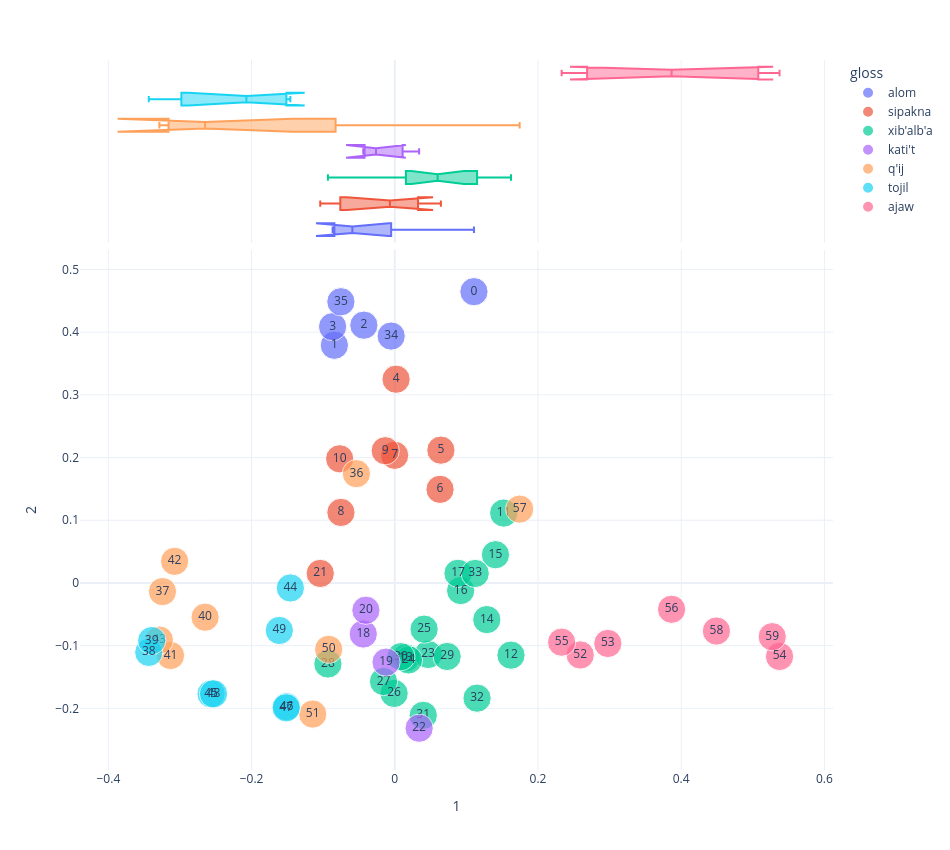

The code cell stored with this chart in its notebook:
### Code cell
plot_pca(1,2)

### Figure 1 — Plotly figure (JSON) as saved in the notebook; plotly's stock layout.template omitted (floating-point values rounded to 4 significant figures)
{"data": [{"hovertemplate": "gloss=alom<br>1=%{x}<br>2=%{y}<br>size=%{marker.size}<br>chunk_num=%{text}<extra></extra>", "legendgroup": "alom", "marker": {"color": "#636efa", "size": [1, 1, 1, 1, 1, 1], "sizemode": "area", "sizeref": 0.0025, "symbol": "circle"}, "mode": "markers+text", "name": "alom", "orientation": "v", "showlegend": true, "text": [0.0, 1.0, 2.0, 3.0, 34.0, 35.0], "type": "scatter", "x": [0.1106, -0.08435, -0.04316, -0.08681, -0.005042, -0.07525], "xaxis": "x", "y": [0.4646, 0.3791, 0.4111, 0.4087, 0.3938, 0.4485], "yaxis": "y"}, {"alignmentgroup": "True", "hovertemplate": "gloss=alom<br>1=%{x}<extra></extra>", "legendgroup": "alom", "marker": {"color": "#636efa", "symbol": "circle"}, "name": "alom", "notched": true, "offsetgroup": "alom", "showlegend": false, "type": "box", "x": [0.1106, -0.08435, -0.04316, -0.08681, -0.005042, -0.07525], "xaxis": "x2", "yaxis": "y2"}, {"hovertemplate": "gloss=sipakna<br>1=%{x}<br>2=%{y}<br>size=%{marker.size}<br>chunk_num=%{text}<extra></extra>", "legendgroup": "sipakna", "marker": {"color": "#EF553B", "size": [1, 1, 1, 1, 1, 1, 1, 1], "sizemode": "area", "sizeref": 0.0025, "symbol": "circle"}, "mode": "markers+text", "name": "sipakna", "orientation": "v", "showlegend": true, "text": [4.0, 5.0, 6.0, 7.0, 8.0, 9.0, 10.0, 21.0], "type": "scatter", "x": [0.00181, 0.06438, 0.06321, -0.0001852, -0.0752, -0.01335, -0.07695, -0.1041], "xaxis": "x", "y": [0.325, 0.2118, 0.1493, 0.2036, 0.1125, 0.2109, 0.198, 0.01519], "yaxis": "y"}, {"alignmentgroup": "True", "hovertemplate": "gloss=sipakna<br>1=%{x}<extra></extra>", "legendgroup": "sipakna", "marker": {"color": "#EF553B", "symbol": "circle"}, "name": "sipakna", "notched": true, "offsetgroup": "sipakna", "showlegend": false, "type": "box", "x": [0.00181, 0.06438, 0.06321, -0.0001852, -0.0752, -0.01335, -0.07695, -0.1041], "xaxis": "x2", "yaxis": "y2"}, {"hovertemplate": "gloss=xib'alb'a<br>1=%{x}<br>2=%{y}<br>size=%{marker.size}<br>chunk_num=%{text}<extra></extra>", "legendgroup": "xib'alb'a", "marker": {"color": "#00cc96", "size": [1, 1, 1, 1, 1, 1, 1, 1, 1, 1, 1, 1, 1, 1, 1, 1, 1, 1], "sizemode": "area", "sizeref": 0.0025, "symbol": "circle"}, "mode": "markers+text", "name": "xib'alb'a", "orientation": "v", "showlegend": true, "text": [11.0, 12.0, 13.0, 14.0, 15.0, 16.0, 17.0, 23.0, 24.0, 25.0, 26.0, 27.0, 28.0, 29.0, 30.0, 31.0, 32.0, 33.0], "type": "scatter", "x": [0.1521, 0.1623, 0.01557, 0.1285, 0.1406, 0.09199, 0.08829, 0.04658, 0.01912, 0.04095, -0.000913, -0.01572, -0.09337, 0.07313, 0.008597, 0.03975, 0.1149, 0.1123], "xaxis": "x", "y": [0.1115, -0.1151, -0.1196, -0.05847, 0.04503, -0.01215, 0.01537, -0.1141, -0.1227, -0.07368, -0.1762, -0.1572, -0.1292, -0.1173, -0.1176, -0.2112, -0.1838, 0.01517], "yaxis": "y"}, {"alignmentgroup": "True", "hovertemplate": "gloss=xib'alb'a<br>1=%{x}<extra></extra>", "legendgroup": "xib'alb'a", "marker": {"color": "#00cc96", "symbol": "circle"}, "name": "xib'alb'a", "notched": true, "offsetgroup": "xib'alb'a", "showlegend": false, "type": "box", "x": [0.1521, 0.1623, 0.01557, 0.1285, 0.1406, 0.09199, 0.08829, 0.04658, 0.01912, 0.04095, -0.000913, -0.01572, -0.09337, 0.07313, 0.008597, 0.03975, 0.1149, 0.1123], "xaxis": "x2", "yaxis": "y2"}, {"hovertemplate": "gloss=kati't<br>1=%{x}<br>2=%{y}<br>size=%{marker.size}<br>chunk_num=%{text}<extra></extra>", "legendgroup": "kati't", "marker": {"color": "#ab63fa", "size": [1, 1, 1, 1], "sizemode": "area", "sizeref": 0.0025, "symbol": "circle"}, "mode": "markers+text", "name": "kati't", "orientation": "v", "showlegend": true, "text": [18.0, 19.0, 20.0, 22.0], "type": "scatter", "x": [-0.04402, -0.01217, -0.04034, 0.03402], "xaxis": "x", "y": [-0.08141, -0.1263, -0.04357, -0.2316], "yaxis": "y"}, {"alignmentgroup": "True", "hovertemplate": "gloss=kati't<br>1=%{x}<extra></extra>", "legendgroup": "kati't", "marker": {"color": "#ab63fa", "symbol": "circle"}, "name": "kati't", "notched": true, "offsetgroup": "kati't", "showlegend": false, "type": "box", "x": [-0.04402, -0.01217, -0.04034, 0.03402], "xaxis": "x2", "yaxis": "y2"}, {"hovertemplate": "gloss=q'ij<br>1=%{x}<br>2=%{y}<br>size=%{marker.size}<br>chunk_num=%{text}<extra></extra>", "legendgroup": "q'ij", "marker": {"color": "#FFA15A", "size": [1, 1, 1, 1, 1, 1, 1, 1, 1], "sizemode": "area", "sizeref": 0.0025, "symbol": "circle"}, "mode": "markers+text", "name": "q'ij", "orientation": "v", "showlegend": true, "text": [36.0, 37.0, 40.0, 41.0, 42.0, 43.0, 50.0, 51.0, 57.0], "type": "scatter", "x": [-0.05359, -0.3244, -0.2649, -0.3132, -0.3075, -0.3288, -0.09235, -0.1146, 0.1744], "xaxis": "x", "y": [0.1743, -0.01379, -0.05463, -0.1157, 0.03447, -0.09109, -0.1058, -0.2091, 0.1178], "yaxis": "y"}, {"alignmentgroup": "True", "hovertemplate": "gloss=q'ij<br>1=%{x}<extra></extra>", "legendgroup": "q'ij", "marker": {"color": "#FFA15A", "symbol": "circle"}, "name": "q'ij", "notched": true, "offsetgroup": "q'ij", "showlegend": false, "type": "box", "x": [-0.05359, -0.3244, -0.2649, -0.3132, -0.3075, -0.3288, -0.09235, -0.1146, 0.1744], "xaxis": "x2", "yaxis": "y2"}, {"hovertemplate": "gloss=tojil<br>1=%{x}<br>2=%{y}<br>size=%{marker.size}<br>chunk_num=%{text}<extra></extra>", "legendgroup": "tojil", "marker": {"color": "#19d3f3", "size": [1, 1, 1, 1, 1, 1, 1, 1], "sizemode": "area", "sizeref": 0.0025, "symbol": "circle"}, "mode": "markers+text", "name": "tojil", "orientation": "v", "showlegend": true, "text": [38.0, 39.0, 44.0, 45.0, 46.0, 47.0, 48.0, 49.0], "type": "scatter", "x": [-0.3435, -0.3395, -0.1458, -0.2566, -0.1511, -0.1516, -0.2531, -0.1613], "xaxis": "x", "y": [-0.1108, -0.09189, -0.007996, -0.177, -0.1973, -0.1992, -0.1768, -0.07578], "yaxis": "y"}, {"alignmentgroup": "True", "hovertemplate": "gloss=tojil<br>1=%{x}<extra></extra>", "legendgroup": "tojil", "marker": {"color": "#19d3f3", "symbol": "circle"}, "name": "tojil", "notched": true, "offsetgroup": "tojil", "showlegend": false, "type": "box", "x": [-0.3435, -0.3395, -0.1458, -0.2566, -0.1511, -0.1516, -0.2531, -0.1613], "xaxis": "x2", "yaxis": "y2"}, {"hovertemplate": "gloss=ajaw<br>1=%{x}<br>2=%{y}<br>size=%{marker.size}<br>chunk_num=%{text}<extra></extra>", "legendgroup": "ajaw", "marker": {"color": "#FF6692", "size": [1, 1, 1, 1, 1, 1, 1], "sizemode": "area", "sizeref": 0.0025, "symbol": "circle"}, "mode": "markers+text", "name": "ajaw", "orientation": "v", "showlegend": true, "text": [52.0, 53.0, 54.0, 55.0, 56.0, 58.0, 59.0], "type": "scatter", "x": [0.259, 0.2975, 0.5373, 0.233, 0.3866, 0.4492, 0.5271], "xaxis": "x", "y": [-0.1148, -0.09651, -0.1173, -0.09449, -0.04202, -0.07668, -0.08573], "yaxis": "y"}, {"alignmentgroup": "True", "hovertemplate": "gloss=ajaw<br>1=%{x}<extra></extra>", "legendgroup": "ajaw", "marker": {"color": "#FF6692", "symbol": "circle"}, "name": "ajaw", "notched": true, "offsetgroup": "ajaw", "showlegend": false, "type": "box", "x": [0.259, 0.2975, 0.5373, 0.233, 0.3866, 0.4492, 0.5271], "xaxis": "x2", "yaxis": "y2"}], "layout": {"height": 850, "legend": {"itemsizing": "constant", "title": {"text": "gloss"}, "tracegroupgap": 0}, "margin": {"t": 60}, "width": 950, "xaxis": {"anchor": "y", "domain": [0, 1], "title": {"text": "1"}}, "xaxis2": {"anchor": "y2", "domain": [0, 1], "matches": "x", "showgrid": true, "showticklabels": false}, "yaxis": {"anchor": "x", "domain": [0, 0.7326], "title": {"text": "2"}}, "yaxis2": {"anchor": "x2", "domain": [0.7426, 1], "matches": "y2", "showgrid": false, "showline": false, "showticklabels": false, "ticks": ""}}}
